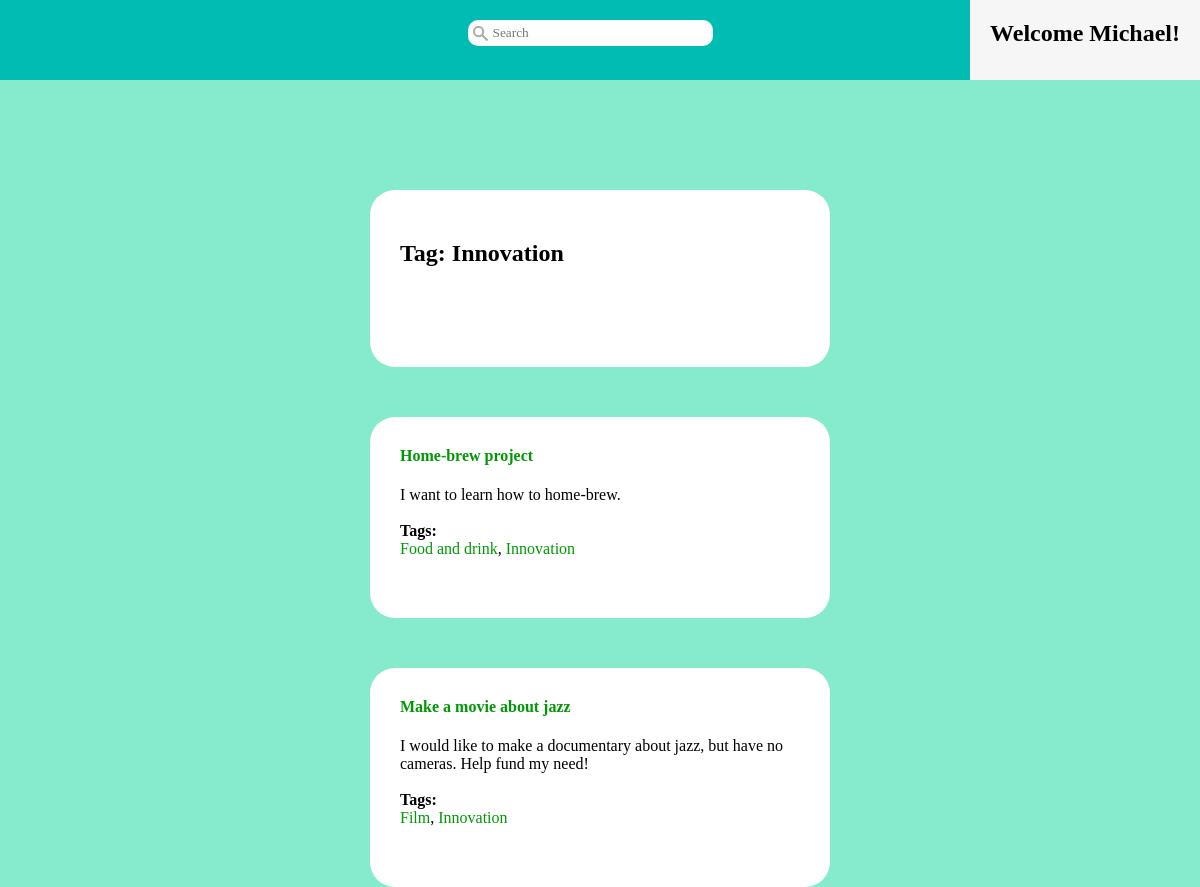
Screenshot of /?controller=pages&action=tag&tag=Innovation (signed in) with the database file from the repository.
### tables this page shows
CREATE TABLE Project (
  pid INTEGER NOT NULL,           --INTEGER primary keys autoincrement in SQLite3
  username VARCHAR(15) NOT NULL,
  pname VARCHAR(15) NOT NULL,
  description TEXT,
  post_time DATETIME NOT NULL,
  proj_completed BIT NOT NULL,    --if project has been completed yet
  completion_time DATETIME,       --date the project was completed
  minfunds REAL NOT NULL,
  maxfunds REAL NOT NULL,
  camp_end_time DATETIME NOT NULL,--date the campaign ends
  camp_finished BIT NOT NULL,     --if campaign is completed yet
  camp_success BIT NOT NULL,      --if the min funds were reached in time
  PRIMARY KEY (pid),
  FOREIGN KEY (username) REFERENCES User(username)
);

### controller/pages_controller.php (called while the page is built, shortened)
<?php
    class PagesController {
        public function tag() {
            require_once($_SERVER['DOCUMENT_ROOT'].'/Flint/model/project.php');
            $tag_name = $_GET['tag'];
            $tag_name = htmlspecialchars($tag_name, ENT_QUOTES, 'UTF-8');
            $projects = Project::getProjectsByTagName($tag_name);
            require_once($_SERVER['DOCUMENT_ROOT'].'/Flint/view/pages/tag_view.php');
        }
    }
?>

### index.php (called while the page is built, shortened)
<?php
    require_once('db.php');
    require_once('view/layout.php');
?>

### db.php (called while the page is built, shortened)
<?php
    class DB {
        private static $instance = null;
        private $db;
        private function __construct() {
            $dbname = $_SERVER['DOCUMENT_ROOT'].'/Flint/flint.db';
            $this->db = new PDO("sqlite:{$dbname}");
        }
        public static function getInstance() {
            if (!isset(self::$instance)) {
                self::$instance = new DB();
            }
            return self::$instance;
        }
        public function runSelect($query, $entries) {
            $db = $this->db;
            $statement = $db->prepare($query);
            if ($entries) {
                $statement->execute($entries);
            } else {
                $statement->execute();
            }
            $results = $statement->fetchAll();
            if ($results) {
                return $this->resultsToArray($results);
            } else {
                return [];
            }
        }
        public function resultsToArray($results) {
            $allitems = array();
            foreach ($results as $row) {
                $item = array();
                foreach (array_keys($row) as $key) {
                    if (gettype($key) != "integer") {
                        $item[$key] = $row[$key];
                    }
                }
                array_push($allitems, $item);
            }
            return($allitems);
        }
    }
?>

### model/project.php (called while the page is built, shortened)
<?php
    class Project {
        public function __construct($pid, $username, $pname, $description, $post_time,
                $proj_completed, $completion_time, $minfunds, $maxfunds, $camp_end_time,
                $camp_finished, $camp_success, $tags) {
            $this->pid = $pid;
            $this->pname = $pname;
            $this->description = $description;
            $this->tags = $tags;
        }
        public static function getProjectTags($pid) {
            $db = DB::getInstance();
            $q = "SELECT name AS tag_name FROM Project JOIN Ptags USING(pid) "
                ."JOIN Tags USING(tid) WHERE pid=:p;";
            $e = [':p' => $pid];
            $results = $db->runSelect($q, $e);
            $tags = [];
            if ($results) {
                foreach ($results as $row) {
                    $tags[] = $row['tag_name'];
                }
            }
            return $tags;
        }
        public static function getProjectsByTagName($tag_name) {
            $db = DB::getInstance();
            $q = "SELECT pid, pname, description FROM Project JOIN Ptags USING(pid) "
                ."JOIN Tags USING(tid) WHERE name=:tn;";
            $results = $db->runSelect($q, [':tn' => $tag_name]);
            if ($results) {
                $projects = [];
                foreach ($results as $row) {
                    $tags = self::getProjectTags($row['pid']);
                    $projects[] = new Project(
                            $row['pid'],
                            null,
                            $row['pname'],
                            $row['description'],
                            null,
                            null,
                            null,
                            null,
                            null,
                            null,
                            null,
                            null,
                            $tags
                        );
                }
                return $projects;
            } else {
                return [];
            }
        }
    }
?>

### view/pages/tag_view.php (the view)
<div id="container">
    <h2>Tag: <?php echo $tag_name; ?></h2>
</div>
<?php
    if ($projects) {
        foreach ($projects as $project) {
            echo displayProject($project);
        }
    }
    function displayProject($project) {
        $html = "
            <div class='entry'>
                <h4>
                    <a class='entry-title'
                        href='/Flint/?controller=pages&action=project&pid="
                        . $project->pid
                        . "'>"
                        . $project->pname ."
                    </a>
                </h4>
                <p>"
                . $project->description . "
                </p>".getTags($project)."
            </div>
            ";
        return $html;
    }
    function getTags($project) {
        $str = "";
        if ($project->tags) {
            $str .= "<br /><h4 style='margin: 0'>Tags: </h4><p>";
            $length = count($project->tags);
            for ($i = 0; $i < $length; $i++) {
                $tag_name = $project->tags[$i];
                $end = $i+1 == $length ? "" : ", ";
                $content = "<a class='entry-title' "
                        ."href='/Flint/?controller=pages&action=tag&tag="
                        .$tag_name."'>".$tag_name."</a>";
                $str .= $content.$end;
            }
            $str .= "</p>";
        }
        return $str;
    }
?>

### view/common.css (style rules this page uses)
html { width: 100%; }
body { margin: 0; padding: 0; padding-top: 90px; display: block; background-color: rgb(134, 234, 204); }
#container { width: 400px; height: 15%; border-radius: 25px; padding: 30px 30px 80px 30px; background-color: white; margin: 100px auto 0px auto; }
#container h2 { white-space: nowrap; }
.entry { text-align: center; background-color: red; width: 400px; height: 15%; border-radius: 25px; padding: 30px 30px 60px 30px; background-color: white; margin: 50px auto 0px auto; }
.entry { text-align: left; }
.entry h4 { margin-top: 0px; }
.entry-title { text-decoration: none; color: rgb(0,152,5); }
.entry p { margin: 0; }

### rows the page displays
project: pname "Home-brew project", description "I want to learn how to home-brew.", tag_name "Food and drink Innovation", value ","
project: pname "Make a movie about jazz", description "I would like to make a documentary about jazz, but have no cameras. Help fund my need!", tag_name "Film Innovation", value ","

### other values shown
$_SESSION['username'] "Michael"
$tag_name "Innovation"
